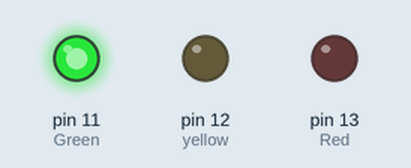
Simulated run of this sketch. Board: Arduino Uno, built with avr-gcc and run on an emulated ATmega328P. On the bench: output pins drawn as LEDs (lit = HIGH).

Above: at 0.5 s.
At 1.5 s:
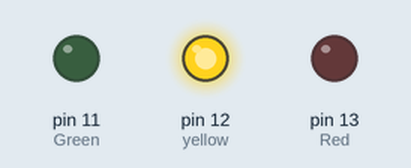
At 5.5 s:
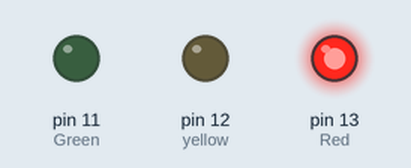
Timing chart, 0 to 6.9 s (numbered marks = the images above):
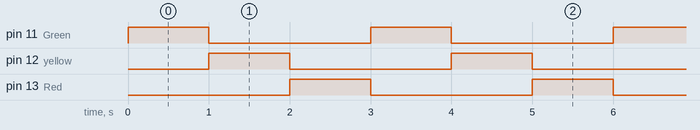

Measured:
- by itself, pin 11 (Green), pin 12 (yellow), pin 13 (Red): alternates HIGH for 1.0 s and LOW for 2.0 s
- by itself, everything shown: repeats every 3.0 s, in 4 steps

The sketch:

project_1_workshop_1.ino
```cpp
int Red = 13, yellow = 12, Green = 11;

void setup() {
  pinMode(Red, OUTPUT);
  pinMode(yellow, OUTPUT);
  pinMode(Green, OUTPUT);


  /*
    an alternative way to do the same thing.
    you don't have to use it but it is good when you are dealing with more pins
  for(int i=11; i<=13; i++){
    pinMode(i , OUTPUT);
  }
*/

  // and to deal with your pins with more efficient way use arrays to define your pins with pinMode()
  /*
  int arr[3]=[13 , 12 , 11];
  for(int i=0; i<=sizeof(arr)/sizeof(int); i++){
    pinMode(i , OUTPUT);
  }
*/

}

void loop() {
  digitalWrite(Green, HIGH);
  delay(1000);
  digitalWrite(Green, LOW);
  digitalWrite(yellow, HIGH);
  delay(1000);
  digitalWrite(Green, LOW);
  digitalWrite(yellow, LOW);
  digitalWrite(Red, HIGH);
  delay(1000);
    digitalWrite(Green, LOW);
  digitalWrite(yellow, LOW);
  digitalWrite(Red, LOW);
}
```
